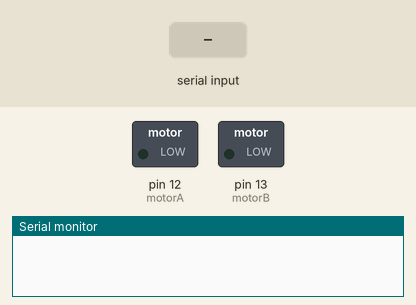
This sketch was run on a simulated Arduino Uno, built with avr-gcc and run on an emulated ATmega328P. Shown: switched loads named in the sketch (green lamp = pin HIGH), the last lines printed to the serial monitor. The test bench sets the inputs (shaded band).

Above: at 1.2 s.
1.3 s: "1" received over Serial
At 2.1 s:
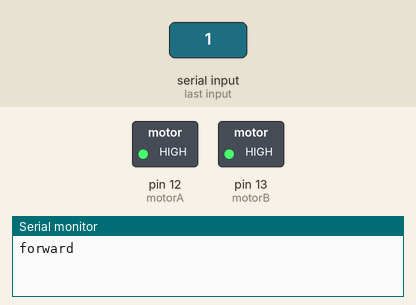
3.8 s: "2" received over Serial
At 4.1 s:
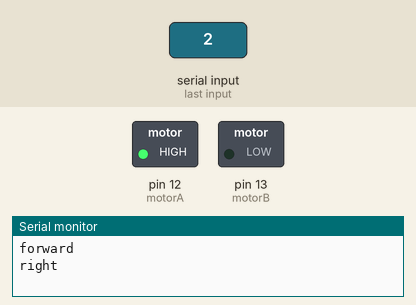
6.3 s: "4" received over Serial
At 7.1 s:
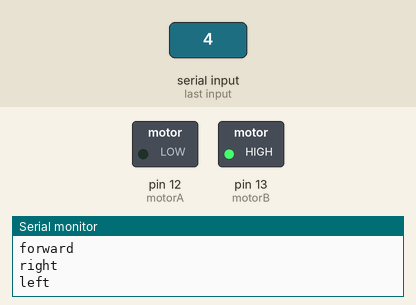
Timing chart, 0 to 9.3 s (numbered marks = the images above; inputs shaded):
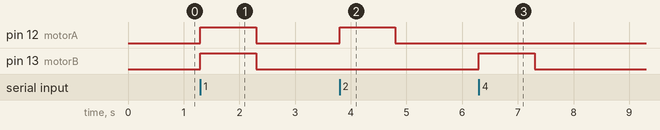

Measured:
- after the input at 1.3 s, pin 12 (motorA), pin 13 (motorB): LOW → HIGH at once, → LOW 1.0 s later
- after the input at 3.8 s, pin 12 (motorA): LOW → HIGH at once, → LOW 1.0 s later
- after the input at 6.3 s, pin 13 (motorB): LOW → HIGH at once, → LOW 1.0 s later

The sketch:

arduinoCode.ino
```cpp
int motorA = 12;
int motorB = 13;

void setup() {
 // initialize the digital pins as an output
  pinMode ( motorA, OUTPUT);
  pinMode ( motorB, OUTPUT);

// Turn the Serial Protocol ON
 Serial.begin(9600);
}

void loop() {


 /* check if data has been sent from the computer: */
 if (Serial.available()) {

   byte byteRead1 = 0;
   /* read the most recent byte */
   byteRead1 = Serial.read();

   //case you want to go forward
   if (byteRead1 == '1') {
     Serial.println("forward\n");
     digitalWrite( motorA, HIGH);
     digitalWrite( motorB, HIGH);
     delay(1000);
     digitalWrite( motorA, LOW);
     digitalWrite( motorB, LOW);
   }

   //case you want to go right
   else if (byteRead1 == '2') {
      Serial.println("right\n");
      digitalWrite( motorA, HIGH);
      digitalWrite( motorB, LOW);
      delay(1000);
      digitalWrite( motorA, LOW);
      digitalWrite( motorB, LOW);
   }

   //case you want to go left

   else if (byteRead1 == '4'){
     Serial.println("left\n");
     digitalWrite( motorA, LOW);
     digitalWrite( motorB, HIGH);
     delay(1000);
     digitalWrite( motorA, LOW);
     digitalWrite( motorB, LOW);
   }

   //otherwise
   else {
     Serial.println("fuck\n");
   //  digitalWrite( motorA, LOW);
   //  digitalWrite( motorB, LOW);
   //  digitalWrite( motorA, HIGH);
   //  digitalWrite( motorB, HIGH);
   //  delay(1000);
   //  digitalWrite( motorA, LOW);
   //  digitalWrite( motorB, LOW);
   }
  }
 }
```
